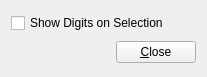
<ui version="4.0" >
 <class>frmCaloCellInteractions</class>
 <widget class="QWidget" name="frmCaloCellInteractions" >
  <property name="geometry" >
   <rect>
    <x>0</x>
    <y>0</y>
    <width>207</width>
    <height>77</height>
   </rect>
  </property>
  <property name="windowTitle" >
   <string>Calo Cell Interactions</string>
  </property>
  <layout class="QGridLayout" name="gridLayout" >
   <item row="0" column="0" >
    <widget class="QCheckBox" name="chbxDigits" >
     <property name="text" >
      <string>Show Digits on Selection</string>
     </property>
    </widget>
   </item>
   <item row="1" column="0" >
    <layout class="QHBoxLayout" name="horizontalLayout" >
     <item>
      <spacer name="horizontalSpacer" >
       <property name="orientation" >
        <enum>Qt::Horizontal</enum>
       </property>
       <property name="sizeHint" stdset="0" >
        <size>
         <width>88</width>
         <height>20</height>
        </size>
       </property>
      </spacer>
     </item>
     <item>
      <widget class="QPushButton" name="pushButton_close" >
       <property name="text" >
        <string>&amp;Close</string>
       </property>
      </widget>
     </item>
    </layout>
   </item>
  </layout>
 </widget>
 <resources/>
 <connections/>
</ui>
